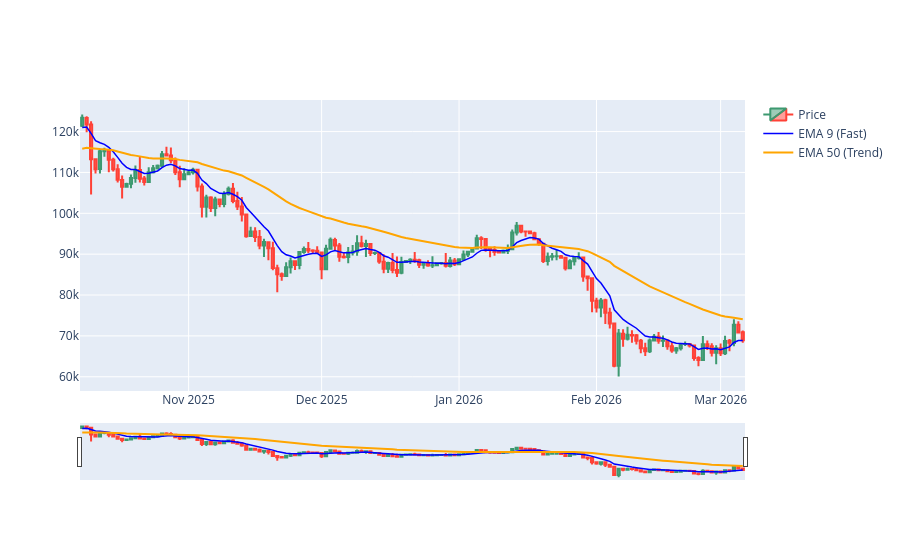

Notebook cell for this chart:
### Markdown cell above
### Adding Trend Indicators (EMAs)

### Code cell
fig_quant.add_trace(go.Scatter(x=sample_df['timestamp'], y=sample_df['EMA_9'], line=dict(color='blue', width=1.5), name='EMA 9 (Fast)'))
fig_quant.add_trace(go.Scatter(x=sample_df['timestamp'], y=sample_df['EMA_50'], line=dict(color='orange', width=2), name='EMA 50 (Trend)'))

### Figure 1 — Plotly figure (JSON) as saved in the notebook; plotly's stock layout.template omitted (floating-point values rounded to 4 significant figures; data arrays with more than 128 entries replaced by an {"elided": "..."} marker saying what was removed)
{"data": [{"close": {"elided": "150 float values"}, "high": {"elided": "150 float values"}, "low": {"elided": "150 float values"}, "name": "Price", "open": {"elided": "150 float values"}, "type": "candlestick", "x": {"elided": "150 str values"}}, {"line": {"color": "blue", "width": 1.5}, "name": "EMA 9 (Fast)", "type": "scatter", "x": {"elided": "150 str values"}, "y": {"elided": "150 float values"}}, {"line": {"color": "orange", "width": 2}, "name": "EMA 50 (Trend)", "type": "scatter", "x": {"elided": "150 str values"}, "y": {"elided": "150 float values"}}], "layout": {}}
